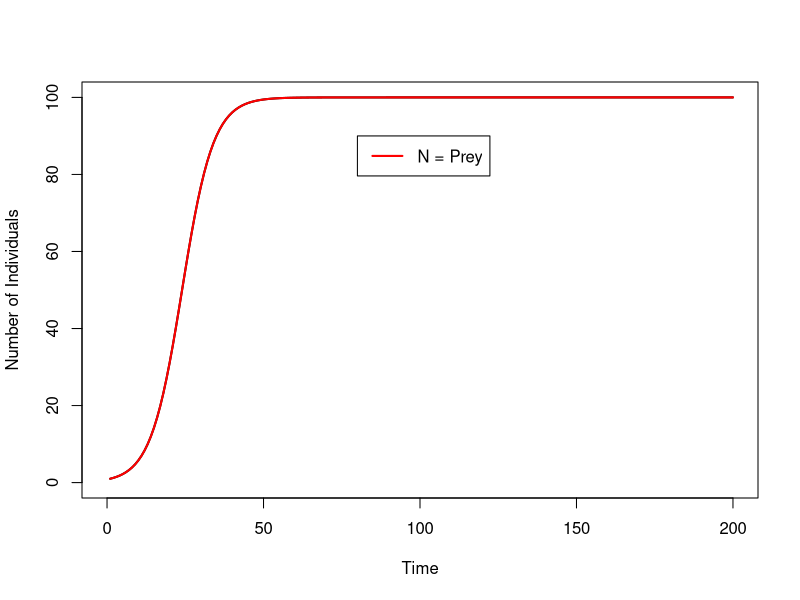
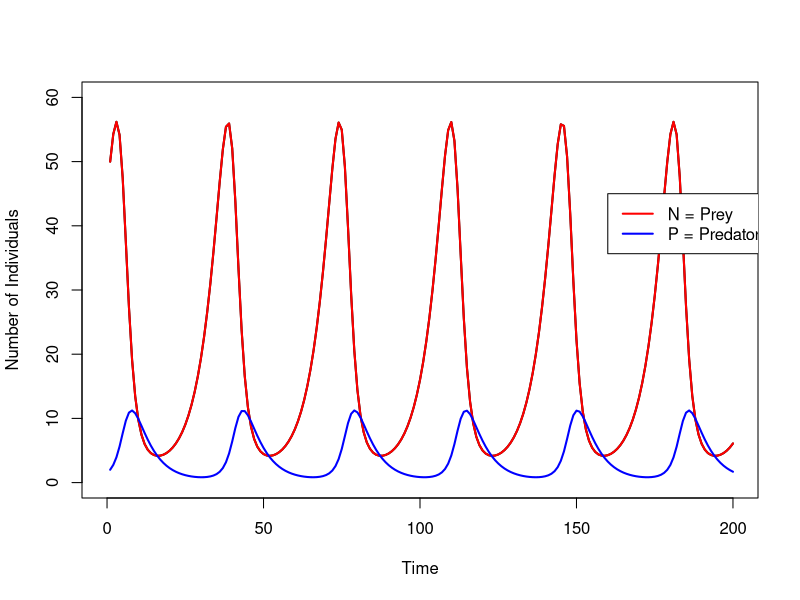
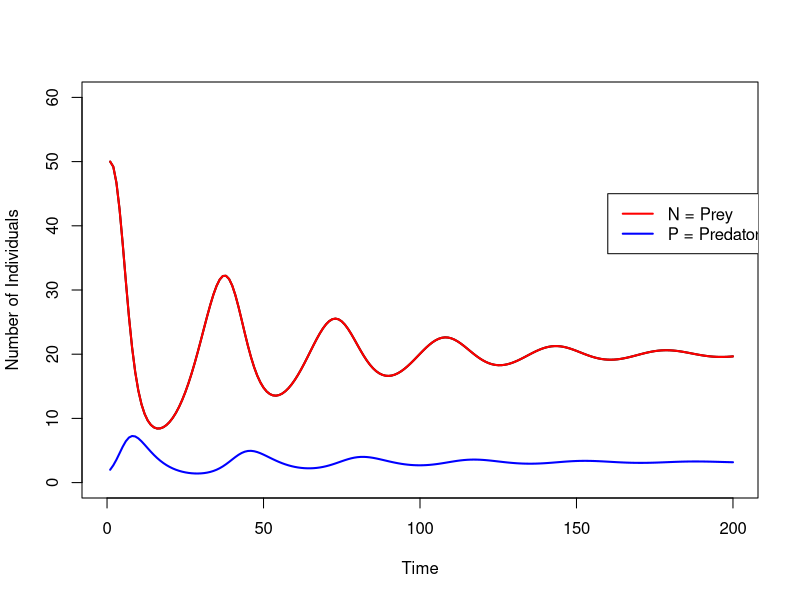
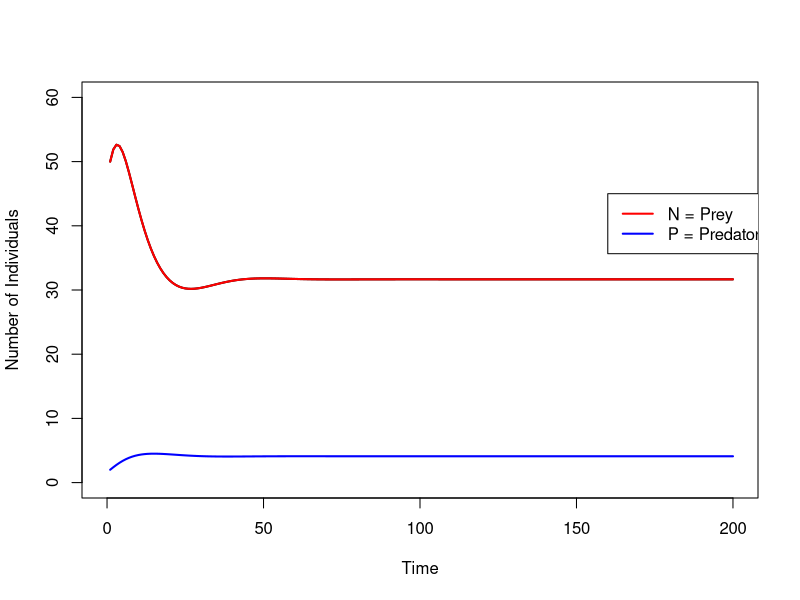

Generate these figures, in order, with R:

#####PREDATOR PREY SIMULATIONS######

##M DeSiervo mdesierv@uwyo.edu###

## Dec 2022 ###

#In this exercise, we will model and simulate data for the classic Lotka-Volterra predator-prey
#model. We will build intuition by first developing a model for prey with density-dependent intraspecific growth## 
## we will then build the classic Lotka volterra predator prey model, and add a bit more complexity by adding back in 
##intraspecific density dependence in prey population, and a type 2 functional response for predator###


#install.packages(deSolve) 
library(deSolve) 

############ PREY MODEL WITH INTRASPECIFIC DENSITY DEPENDENCE######

## Prey = N ### 
# ----------------------------------------------------------------------------------------------------
# Define Function to run model with prey species for overall dynamics
preymodel <- function (Time, State, Pars) {
  with(as.list(c(State, Pars)), {
    dN1 = r*N*(1-N/K)  ## prey w/ density dep pop growth###
    return(list(dN1))
  })
}
# ----------------------------------------------------------------------------------------------------


##Define parameters##

###r growth rate of prey##

r=0.2

## K carrying capacity of prey##

K= 100


#########

State <- c(N=1) # starting conditions for simulation## ##

pars <- c(r, K) ##parameters for simulation ##

end_time <- 200  ## run the model for 200 times steps##
times <- seq(1, end_time, by = 1) 

######

# solve system of equations using the ode method with lsoda
solnprey1=lsoda(y=State, times=times, func=preymodel , parms=pars, hmax=0.1)

###Plot the output###
plot(solnprey1[,2], type="l", col="black", lwd=2, xlab="Time", ylab="Number of Individuals", xlim=c(0,200), ylim=c(0,100))
lines(solnprey1[,2], lwd=2, col="red")
legend(x=80, y=90, c("N = Prey"), col=c("red"), lwd=2)

##### how does changing estimates for r and K change this model?######



############ PREDATOR - PREY MODEL ###### Classic Lotka Volterra model####


# ----------------------------------------------------------------------------------------------------
# Function to run model with 2 species for overall dynamics
Predpreymodel1 <- function (Time, State, Pars) {
  with(as.list(c(State, Pars)), {
    
    ##prey ##
    dN = r*N-a*N*P    
    
    ##predator##
    dP = b*a*N*P- d*P
    
    
    return(list(c(dN, dP)))
  })
}
# ----------------------------------------------------------------------------------------------------


# parameters


###r growth rate of prey##

r=0.2

### a attack rate of predator on prey##

a = 0.05

###b conversion efficiency prey into predator babies##

b = 0.2

## d = predator death rate

d = 0.2


##

State <- c(N=50, P=2) # starting conditions this time start with 50 prey and 2 predator##

pars <- c(r, a, b, d) ##parameters##

end_time <- 200
times <- seq(1, end_time, by = 1) 

#

# solve system of equations using the ode method with lsoda

solnpredprey1=lsoda(y=State, times=times, func=Predpreymodel1 , parms=pars, hmax=0.1)

### plot the output for predator prey model###

plot(solnpredprey1[,2], type="l", col="black", lwd=2, xlab="Time", ylab="Number of Individuals", xlim=c(0,200), ylim=c(0,60))
lines(solnpredprey1[,2], lwd=2, col="red")
lines(solnpredprey1[,3], lwd=2, col="blue")
legend(x=160, y=45, c("N = Prey", "P = Predator"), col=c("red", "blue"), lwd=2)

###populations cycle around unstable equiblrium! ###

####what happens if we increase conversion efficiency? ###



############ PREDATOR - PREY MODEL w/ prey DD ####


# ----------------------------------------------------------------------------------------------------
# Function to run model with 2 species for overall dynamics
Predpreymodeldd <- function (Time, State, Pars) {
  with(as.list(c(State, Pars)), {
    
    ##prey ##
    dN =  r*N*(1-N/K)-a*N*P     
    
    ##predator##
    dP = b*a*N*P- d*P
    
    
    return(list(c(dN, dP)))
  })
}
# ----------------------------------------------------------------------------------------------------


# parameters


###r growth rate of prey##

r=0.2

### a attack rate of predator on prey##

a = 0.05

###b conversion efficiency prey into predator babies##

b = 0.2

## d = predator death rate

d = 0.2


##

State <- c(N=50, P=2) # starting conditions this time start with 50 prey and 2 predator##

pars <- c(r, a, b, d) ##parameters##

end_time <- 200
times <- seq(1, end_time, by = 1) 

#

# solve system of equations using the ode method with lsoda

solnpredprey2=lsoda(y=State, times=times, func=Predpreymodeldd , parms=pars, hmax=0.1)

### plot the output for predator prey model###

plot(solnpredprey2[,2], type="l", col="black", lwd=2, xlab="Time", ylab="Number of Individuals", xlim=c(0,200), ylim=c(0,60))
lines(solnpredprey2[,2], lwd=2, col="red")
lines(solnpredprey2[,3], lwd=2, col="blue")
legend(x=160, y=45, c("N = Prey", "P = Predator"), col=c("red", "blue"), lwd=2)


###Damped oscillations until reaching stable equilibrium###



############ PREDATOR - PREY MODEL w/ prey DD and Type II functional response ####


# ----------------------------------------------------------------------------------------------------
# Function to run model with 2 species for overall dynamics
Predpreymodelddtype2 <- function (Time, State, Pars) {
  with(as.list(c(State, Pars)), {
    
    ##prey ##
    dN =  r*N*(1-N/K)-a*N*P     
    
    ##predator##
    dP = b*(a*N/(1+a*h*N))- d*P ## add in type 2 functional response### 
    
    
    return(list(c(dN, dP)))
  })
}
# ----------------------------------------------------------------------------------------------------


# parameters


###r growth rate of prey##

r=0.3

### a attack rate of predator on prey##

a = 0.05

###b conversion efficiency prey into predator babies##

b = 0.3

###h = handling time###

h =0.1

## d = predator death rate

d = 0.1


##

State <- c(N=50, P=2) # starting conditions this time start with 50 prey and 2 predator##

pars <- c(r, a, b, d) ##parameters##

end_time <- 200
times <- seq(1, end_time, by = 1) 

#

# solve system of equations using the ode method with lsoda

solnpredprey3=lsoda(y=State, times=times, func=Predpreymodelddtype2 , parms=pars, hmax=0.1)

### plot the output for predator prey model###

plot(solnpredprey3[,2], type="l", col="black", lwd=2, xlab="Time", ylab="Number of Individuals", xlim=c(0,200), ylim=c(0,60))
lines(solnpredprey3[,2], lwd=2, col="red")
lines(solnpredprey3[,3], lwd=2, col="blue")
legend(x=160, y=45, c("N = Prey", "P = Predator"), col=c("red", "blue"), lwd=2)


##Stable equilibrium at a much lower abundance of prey###
